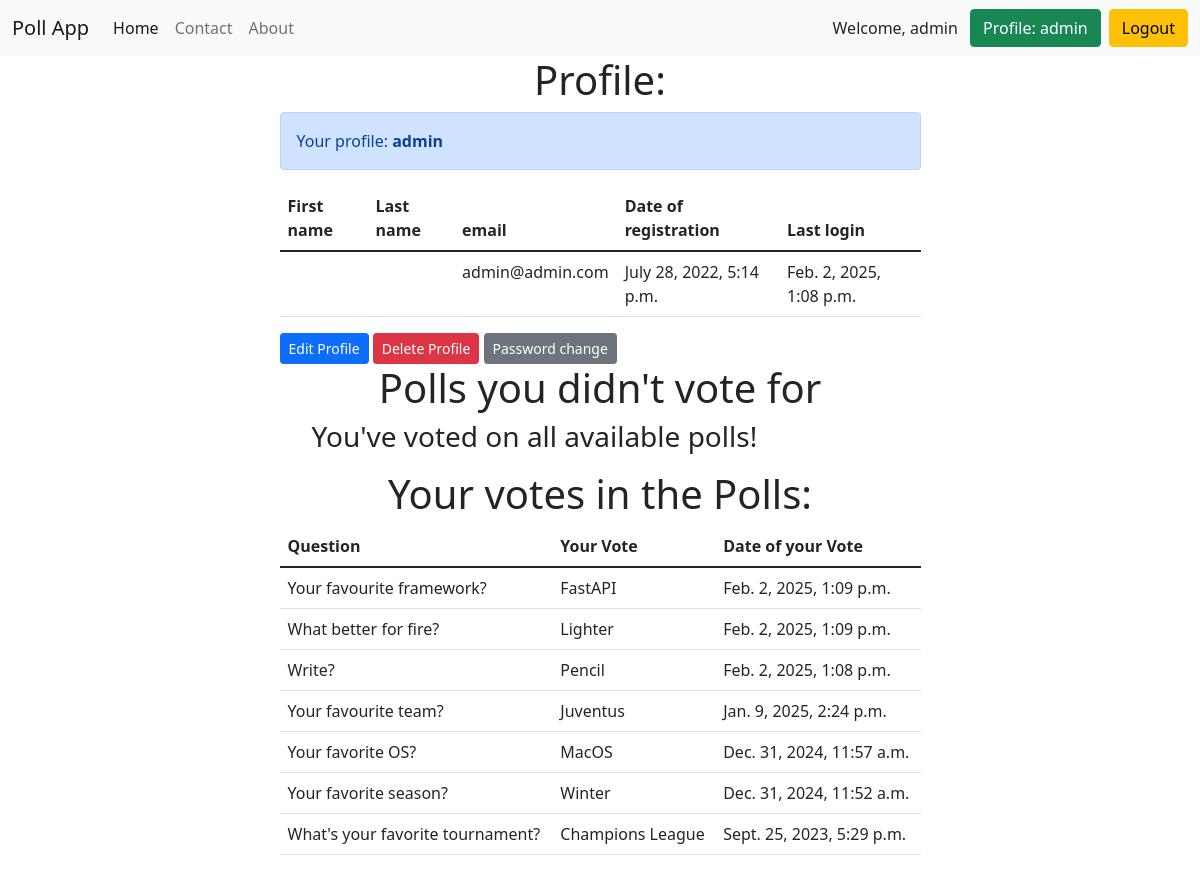
The page /users/profile/ (signed in) on the database as committed earlier.
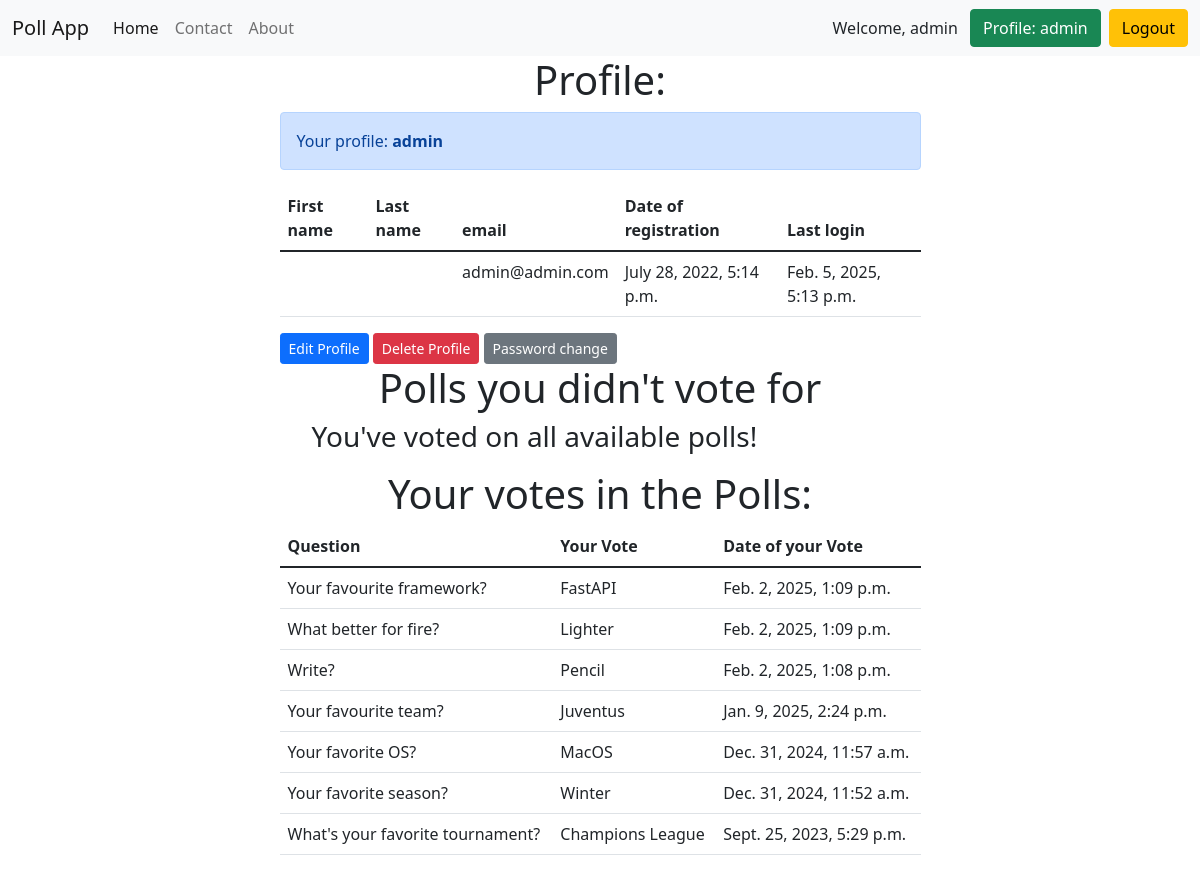
The same page on the database as committed later.
### accounts/models.py (models this page shows)
class User(AbstractUser):
    email = models.EmailField(unique=True)
    email_confirmed = models.BooleanField(default=False)

### poll_app/models.py (models this page shows, shortened)
class Vote(models.Model):
    choice = models.ForeignKey(Choice, on_delete=models.CASCADE)
    voter = models.ForeignKey(User, on_delete=models.CASCADE)
    question = models.ForeignKey(Question, on_delete=models.CASCADE)
    created_at = models.DateTimeField(auto_now_add=True)
    class Meta:
        ordering = ['-created_at']

class Question(models.Model):
    question_text = models.CharField(max_length=100, unique=True)
    slug = models.SlugField(unique=True)
    created_at = models.DateTimeField(auto_now_add=True)
    is_active = models.BooleanField(default=True)
    views = models.ManyToManyField(IpModel, related_name='post_views', blank=True)
    class Meta:
        ordering = ['-created_at']

class Choice(models.Model):
    choice_text = models.CharField(max_length=100)
    question = models.ForeignKey(Question, on_delete=models.CASCADE)

### accounts/views.py (the view)
# urls.py: path('profile/', profile, name='profile'),
@login_required
def profile(request):
    votes = Vote.objects.filter(voter=request.user).order_by('-created_at')
    polls_without_vote = Question.objects.exclude(id__in=Vote.objects.filter(voter=request.user).values('question'))
    return render(request, 'accounts/profile.html', {'votes': votes,
                                                     'polls_without_vote': polls_without_vote, })

### accounts/templates/accounts/profile.html (shortened to what this page needs)
{% extends 'base.html' %}
{% block content %}
<h1 class="text-center">Profile:</h1>
<div class="alert alert-primary" role="alert">Your profile: <b>{{ user.username }}</b></div>
<table class="table">
    <thead>
    <tr>
        <th scope="col">First name</th>
        <th scope="col">Last name</th>
        <th scope="col">email</th>
        <th scope="col">Date of registration</th>
        <th scope="col">Last login</th>
    </tr>
    </thead>
    <tbody>
    <tr>
        <td>{{ user.first_name }}</td>
        <td>{{ user.last_name }}</td>
        <td>{{ user.email }}</td>
        <td>{{ user.date_joined }}</td>
        <td>{{ user.last_login }}</td>
    </tr>
    </tbody>
</table>
<a href="{% url 'accounts:edit_user' %}" class="btn btn-primary btn-sm">Edit Profile</a>
<a href="{% url 'accounts:delete_user' %}" class="btn btn-danger btn-sm">Delete Profile</a>
<a href="{% url 'accounts:password_change' %}" class="btn btn-secondary btn-sm">Password change</a>
<h1 class="text-center">Polls you didn't vote for</h1>
<ul>
    {% for poll in polls_without_vote %}
    <div class="alert alert-danger" role="alert">
        {{ poll.question_text }} - <a type="button" class="btn btn-danger" href="{% url 'poll_app:detail' poll.slug %}">Vote</a>
    </div>
    {% empty %}
    <h3>You've voted on all available polls!</h3>
    {% endfor %}
</ul>
<h1 class="text-center">Your votes in the Polls:</h1>
{% if votes %}
<table class="table">
    <thead>
    <tr>
        <th scope="col">Question</th>
        <th scope="col">Your Vote</th>
        <th scope="col">Date of your Vote</th>
    </tr>
    </thead>
    <tbody>
    {% for vote in votes %}
    <tr>
        <td>{{ vote.question.question_text }}</td>
        <td>{{ vote.choice.choice_text }}</td>
        <td>{{ vote.created_at }}</td>
    </tr>
    {% endfor %}
    </tbody>
</table>
{% else %}
<p>You haven't voted yet.</p>
{% endif %}
{% endblock %}

### templates/base.html (shortened to what this page needs)
<!DOCTYPE html>
<html lang="en">
<head>
    <link href="https://cdn.jsdelivr.net/npm/bootstrap@5.1.3/dist/css/bootstrap.min.css" rel="stylesheet"
>
</head>
<body>
<nav class="navbar navbar-expand-lg navbar-light bg-light">
    <div class="container-fluid">
        <a class="navbar-brand" href="{% url 'poll_app:home' %}">Poll App</a>
        <div class="collapse navbar-collapse" id="navbarNavAltMarkup">
            <div class="navbar-nav">
                <a class="nav-link active" aria-current="page" href="{% url 'poll_app:home' %}">Home</a>
                <a class="nav-link" href="{% url 'contact:contact' %}">Contact</a>
                <a class="nav-link" href="{% url 'poll_app:about' %}">About</a>
            </div>
        </div>
        {% if request.user.is_authenticated %}
        Welcome, {{ user.username }}
        &ensp;<a class="btn btn-success" href="{% url 'accounts:profile' %}" type="submit">Profile: {{ user.username }}</a>
        &ensp;<form method="post" action="{% url 'accounts:logout' %} ">
        <button class="btn btn-warning btn-block" type="submit">Logout</button>
        </form>
        {% else %}
        <a class="btn btn-warning" href="{% url 'accounts:login' %}" type="submit">Login</a>&ensp;
        <a class="btn btn-danger" href="{% url 'accounts:signup' %}" type="submit">Sign Up</a>
        {% endif %}
    </div>
</nav>
<div class="container">
    <div class="row">
        <div class="col-md-7 m-auto">
            {% block content %}
            {% endblock %}
        </div>
    </div>
</div>
</body>
</html>

Rows that differ between the two databases and show on the page:
changed User "admin": last_login "Feb. 2, 2025, 1:08 p.m." → "Feb. 5, 2025, 5:13 p.m."
